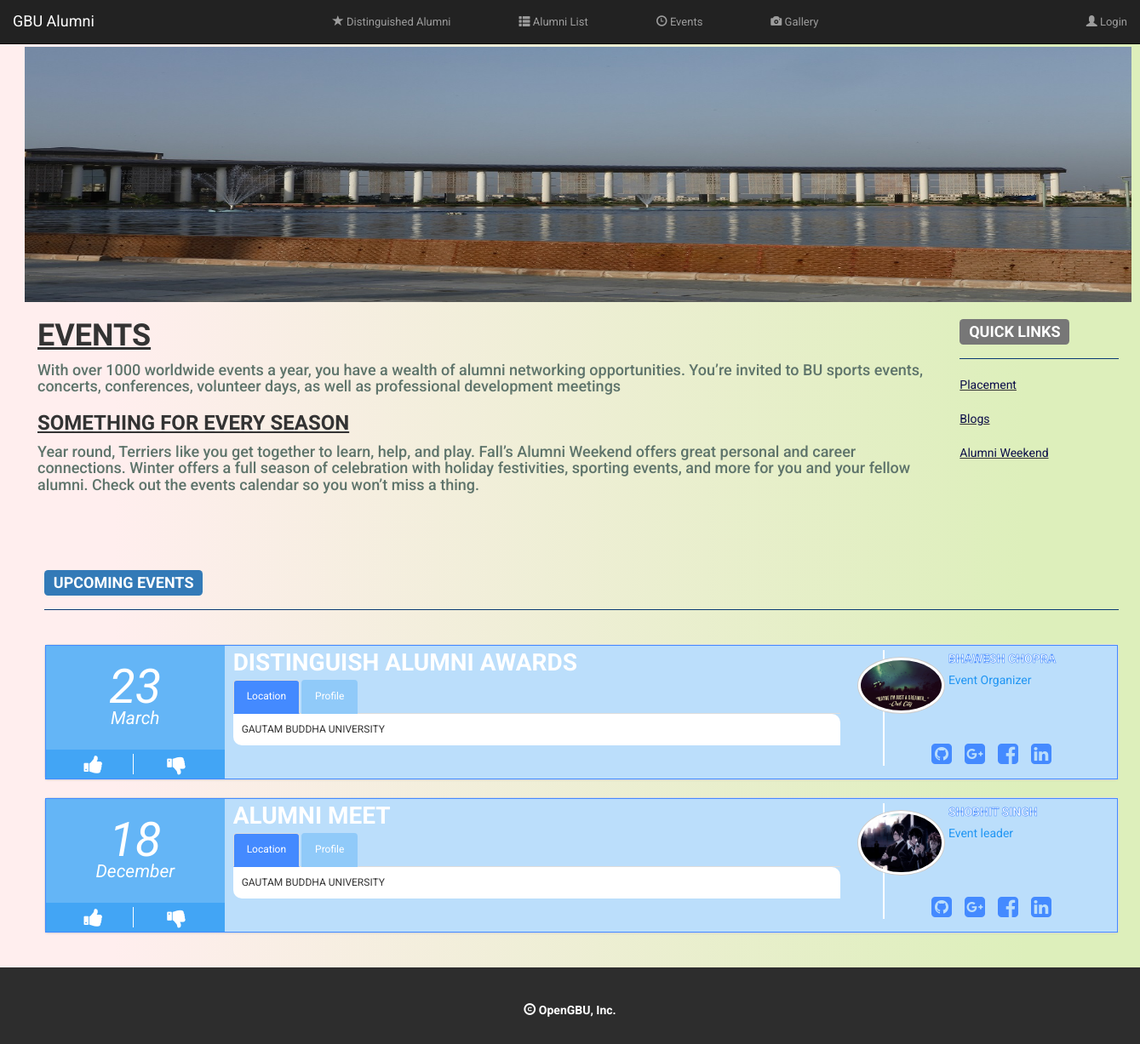
Page /index.php/alumni/events on the committed database.
### tables this page shows
CREATE TABLE `alumni_events` (
  `event_date` date NOT NULL,
  `event_name` varchar(100) NOT NULL,
  `event_profile` varchar(500) NOT NULL,
  `event_location` varchar(100) NOT NULL,
  `director_name` varchar(50) NOT NULL,
  `director_info` varchar(200) NOT NULL,
  `event_id` int(11) NOT NULL,
  `director_image` varchar(200) NOT NULL
);

### application/controllers/Alumni.php (called while the page is built, shortened)
<?php
class Alumni extends CI_Controller {
    public function events() {
        $this->load->view('pages/common/link');
        $this->load->view('pages/common/header');
        $this->load->view('pages/alumni/events');
        $this->load->view('pages/common/footer');
    }
}

### index.php (called while the page is built, shortened)
<?php
require_once BASEPATH.'core/CodeIgniter.php';

### application/models/Cdn_model.php (called while the page is built, shortened)
<?php
class Cdn_model extends CI_Model {
    var $res_url;
    function __construct() {
        if (CDN_MODE == 'ONLINE')
            $this->res_url = 'http://cdn.gbuonline.in/';
        else
            $this->res_url = base_url();
    }
    function res_url($url = NULL) {
        return $this->res_url . $url;
    }
}

### application/views/pages/alumni/events.php (the view, shortened to what this page needs)
 <div class="container-fluid" style=" margin-right: 10px; margin-left: 10px;" >
    <div class="row">
		<br>
		<div style="margin-left:4px;" class="row">
		<img  src="<?php echo $this->cdn->res_url('resources/images/image2.jpg')?>" height="300px" width="1300px"/>
		<div class=" col-md-10">
			 <h1 style="font-family:'Oswald', sans-serif ;"> <b><u> EVENTS</u></b> </h1>
				<font color="#5e746b">
				 <p>
				 <h4>With over 1000 worldwide events a year, you have a wealth of alumni networking opportunities.
				 You’re invited to BU sports events, concerts, conferences, volunteer days, as well as professional development meetings</h4>
				 </p></font>
			 <h3 style="font-family:'Oswald', sans-serif ;"> <b><u>SOMETHING FOR EVERY SEASON</u></b> </h3>
			 <font color="#5e746b">
				 <p>
				<h4> Year round, Terriers like you get together to learn, help, and play.
				 Fall’s Alumni Weekend offers great personal and career connections.
				 Winter offers a full season of celebration with holiday festivities, sporting events, and more for you and your fellow alumni.
				 Check out the events calendar so you won’t miss a thing.</h4>
				 </p></font>
		</div>
		<div  class=" col-md-2">
			<h3><span class="label label-default">QUICK LINKS</span></h3><hr />
			<u><a style="color: #0c0d49" href="">Placement</a></u><br><br>
			<u><a style="color: #0c0d49" href="">Blogs</a> </u><br><br>
			<u><a style="color: #0c0d49" href="">Alumni Weekend</a></u>
		</div>
		</div>
		</div>
		<br><br><br>
		<div  style="margin-left:12px;"   class="row">
		<h3><span class="label label-primary">UPCOMING EVENTS</span></h3><hr />
		<br>
		<link href="//maxcdn.bootstrapcdn.com/font-awesome/4.2.0/css/font-awesome.min.css" rel="stylesheet">
		<?php
	$q=$this->db->query("select *,extract(day from event_date) as day,extract(month from event_date) as month from alumni_events ORDER BY event_date DESC");
	$res=$q->result();
	foreach($res as $row)
	{
	$monthNum  =  $row->month;
$dateObj   = DateTime::createFromFormat('!m', $monthNum);
$monthName = $dateObj->format('F');
?>
		<div class="panel panel-default event">
  <div class="panel-body">
    <div class="rsvp col-xs-2 col-sm-2">
	<i><?php echo $row->day; ?></i>
	  <i><?php echo $monthName; ?></i>
      <div class="hidden-xs">
        <span class="fa fa-thumbs-up fa-2x"></span>
        <span class="fa fa-thumbs-down fa-2x"></span>
      </div>
    </div>
    <div class="info col-xs-8 col-sm-7">
      <b style="color:white"><?php echo $row->event_name;?></b>
      <div class="hidden-xs">
          <ul class="nav nav-tabs" role="tablist">
            <li role="presentation" class="active"><a href="#location<?php echo $row->event_id;?>" aria-controls="location" role="tab" data-toggle="tab">Location</a></li>
            <li role="presentation"><a href="#profile<?php echo $row->event_id;?>" aria-controls="profile" role="tab" data-toggle="tab">Profile</a></li>
          </ul>
          <div class="tab-content">
            <div role="tabpanel" class="tab-pane active" id="location<?php echo $row->event_id;?>"><?php echo $row->event_location;?></div>
          </div>
        </div>
    </div>
    <div class="author col-xs-2 col-sm-3">
        <div class="profile-image">
            <img src="<?=base_url($row->director_image);?>"/>
        </div>
        <div class="profile hidden-xs">
            <strong style="padding-left:20px"><?= $row->director_name;?></strong>
            <article style="padding-left:20px"><?php echo $row->director_info;?></article>
            <div class="links hidden-sm">
              <i class="fa fa-github-square fa-2x col-xs-3"></i>
              <i class="fa fa-google-plus-square fa-2x col-xs-3"></i>
              <i class="fa fa-facebook-square fa-2x col-xs-3"></i>
              <i class="fa fa-linkedin-square  fa-2x col-xs-3"></i>
            </div>
        </div>
    </div>
  </div>
  </div>
  <?php
	}
	?>
  <br>
</div>
</div>
</div>

### application/views/pages/common/link.php (style rules this page uses)
body { padding-top: 25px; font-family: 'Roboto', sans-serif; }
body { background: -webkit-linear-gradient(90deg, #FFEEEE 10%, #DDEFBB 90%); background: -moz-linear-gradient(90deg, #FFEEEE 10%, #DDEFBB 90%); background: -ms-linear-gradient(90deg, #FFEEEE 10%, #DDEFBB 90%); background: -o-linear-gradient(90deg, #FFEEEE 10%, #DDEFBB 90%); background: linear-gradient(90deg, #FFEEEE 10%, #DDEFBB 90%); }

### application/views/pages/alumni/events.php (style rules this page uses)
hr { height:0; border:0; border-top:1px solid #083972; }
.event .panel-body { background: #BBDEFB; border: 1px solid #448AFF; padding:0; margin:0; height:86px; }
.event .panel-body > div { padding: 0 10px; }
.event .panel-body .rsvp { border-left: none; padding: 0; text-align: center; position: relative; background: #64B5F6; color: white; height: 100%; }
.event .rsvp > div { font-size: 12px; position: absolute; bottom: 0; background: #42A5F5; width: 100%; }
.event .rsvp i { font-size: 2em; display: block; position:relative; top:17%; margin-bottom:5px; }
.event .rsvp i:last-of-type { font-size:1.5em; margin-top:-23px; }
.event .rsvp span { cursor: pointer; padding: 0 5px; margin: 5px 0; width:45%; }
.event .rsvp span:first-of-type { border-right: 1px solid white; }
.event .info { font-size: 28px; }
.event .info > div, .event .info > ul { font-size: 12px; }
.event .author .profile-image { position: absolute; background: white; padding: 3px; width: 5em; border-radius: 50%; border: 1px solid #CCC; box-sizing: content-box; z-index: 1; top:4px; }
.event .author img { width:100%; border-radius:50%; }
.nav-tabs a { background: #90CAF9; color: white; }
.info .nav-tabs li.active a { background-color: #448AFF; color: white; }
.tab-content { background: white; border-radius: 0 10px; padding: 10px; }
@media (min-width: 768px) { .event .panel-body { height:158px; } }
@media (min-width: 768px) { .event .rsvp { min-height:100%; } }
@media (min-width: 768px) { .event .rsvp i { font-size:4em; top:5%; } }
@media (min-width: 768px) { .event .panel-body .author { position: relative; color: #2196F3; padding:10px; height:100%; } }
@media (min-width: 768px) { .event .profile { position: relative; z-index: 0; border-left: 2px solid white; top: -5px; padding-left: 55px; height: 100%; left: 10%; } }
@media (min-width: 768px) { .event .profile strong { display: block; color: white; font:20px bold 'Fredoka One', serif; -webkit-text-stroke-width: .6px; -webkit-text-stroke-color: #448AFF; margin-bottom: 5px; } }
@media (min-width: 768px) { .event .author .profile i { color: #448AFF; padding-left: 0; } }
@media (min-width: 768px) { .event .profile .links { position: absolute; bottom: 0; } }
@media (min-width: 768px) { .event .profile article { padding:0 41px 0 0; } }
@media (min-width: 768px) { .event .author .profile-image { position: absolute; background: white; padding: 3px; width: 30%; border-radius: 50%; border: 1px solid #CCC; box-sizing: content-box; z-index: 1; top:13px; } }
@media (min-width: 768px) { .event .author img { width: 100%; border-radius: 50%; } }

### rows in the picture
alumni_events: day "23", monthName "March", event_name "DISTINGUISH ALUMNI AWARDS", event_location "GAUTAM BUDDHA UNIVERSITY", director_image (picture), director_name "BHAWESH CHOPRA", director_info "Event Organizer"
alumni_events: day "18", monthName "December", event_name "ALUMNI MEET", event_location "GAUTAM BUDDHA UNIVERSITY", director_image (picture), director_name "SHOBHIT SINGH", director_info "Event leader"
